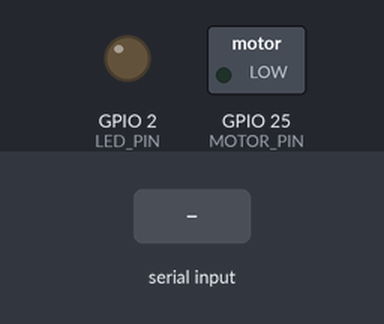
Simulated run of this sketch. Board: ESP32. Parts: switched loads named in the sketch (green lamp = pin HIGH), output pins drawn as LEDs (lit = HIGH). Dashed ring = blinking. Inputs (shaded band) come from the test bench. What the sketch prints to the serial monitor is not drawn.

Above: at 1.2 s.
1.3 s: "30,150\n" received over Serial
At 1.55 s:
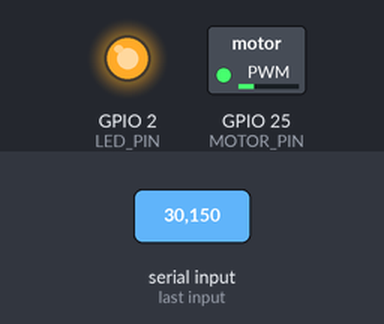
3.1 s: "2" received over Serial
At 3.3 s:
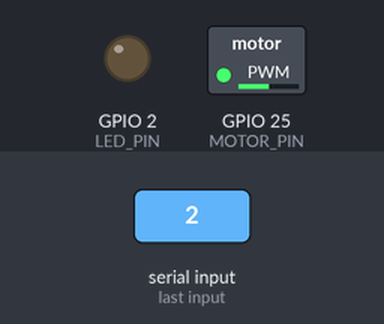
6.1 s: "4" received over Serial
At 6.31 s:
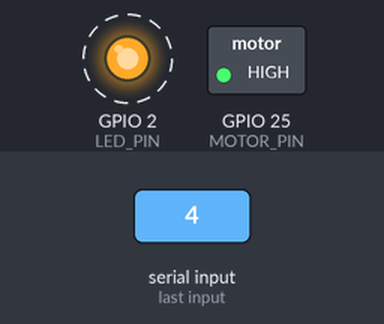
9.1 s: "t90\n" received over Serial
At 13.1 s:
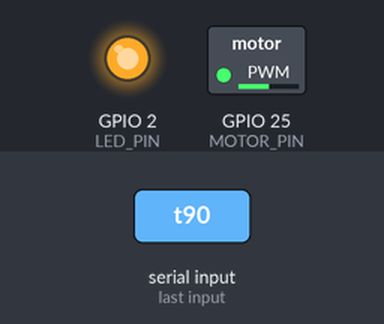
Timing chart, 0 to 16.1 s (numbered marks = the images above; inputs shaded):
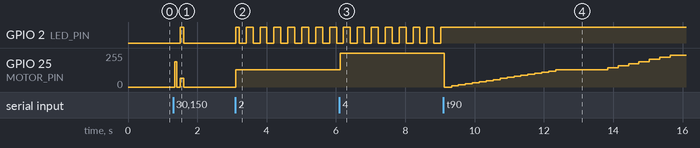

Measured:
- after the input at 1.3 s, GPIO 25 (MOTOR_PIN): 0/255 → 64/255 after 0.20 s, → 0/255 0.10 s later
- after the input at 3.1 s, GPIO 2 (LED_PIN): LOW → HIGH at once, then repeats every 0.40 s: LOW 0.20 s, HIGH 0.20 s; GPIO 25 (MOTOR_PIN): 0/255 → 128/255 at once
- after the input at 6.1 s, GPIO 25 (MOTOR_PIN): 128/255 → 255/255 at once
- after the input at 9.1 s, GPIO 2 (LED_PIN): stops changing and stays HIGH; GPIO 25 (MOTOR_PIN): 255/255 → 0/255 at once, → 8/255 0.20 s later, → 16/255 0.20 s later, → 24/255 0.20 s later, … (24 changes in this stretch)

The sketch:

test_motor_2n222.ino
```cpp
/*
  TEST MOTOR CON TRANSISTOR 2N222 - UpCycle Pro
  ==============================================

  Este sketch prueba el control del motor de la banda transportadora
  usando un transistor 2N222 para amplificar la señal del ESP32.

  Conexiones:
  - ESP32 GPIO25 -> Resistencia 220Ω -> Base del 2N222
  - Colector 2N222 -> Motor 12V (+)
  - Emisor 2N222 -> GND común
  - Motor 12V (-) -> GND común
  - Fuente 12V (+) -> Motor 12V (+)

  IMPORTANTE:
  - Motor debe consumir <500mA para ser compatible con 2N222
  - Verificar polaridad del motor y fuente de alimentación

  Funcionamiento:
  - Control PWM del motor (0-100% velocidad)
  - Pruebas de arranque, aceleración y frenado
  - Monitoreo de corriente (simulado)
  - Control manual por comandos seriales
*/

// Definir pin de control del motor
#define MOTOR_PIN 25      // GPIO25 -> Base del 2N222
#define LED_PIN 2         // LED onboard para indicación visual

// Variables de control del motor
int motor_speed = 0;      // Velocidad actual (0-255)
bool motor_running = false;
unsigned long last_change = 0;
unsigned long demo_interval = 2000; // Cambio cada 2 segundos en demo
bool demo_mode = true;
int demo_step = 0;

// Configuración PWM
const int pwm_frequency = 1000;  // 1kHz
const int pwm_channel = 0;
const int pwm_resolution = 8;    // 8 bits (0-255)

void setup() {
  Serial.begin(115200);

  // Configurar PWM para el motor (nuevo API de ESP32 Arduino Core 3.x)
  ledcAttach(MOTOR_PIN, pwm_frequency, pwm_resolution);

  // Configurar LED indicador
  pinMode(LED_PIN, OUTPUT);
  digitalWrite(LED_PIN, LOW);

  Serial.println();
  Serial.println("⚙️ TEST MOTOR 2N222 - UpCycle Pro");
  Serial.println("==================================");
  Serial.println();
  Serial.println("🔧 Conexiones:");
  Serial.println("- ESP32 GPIO25 -> R220Ω -> Base 2N222");
  Serial.println("- Colector 2N222 -> Motor 12V (+)");
  Serial.println("- Emisor 2N222 -> GND común");
  Serial.println("- Motor 12V (-) -> GND común");
  Serial.println();

  // Motor inicialmente apagado
  setMotorSpeed(0);

  Serial.println("✅ Sistema listo");
  Serial.println();
  Serial.println("🎮 COMANDOS:");
  Serial.println("- '0' = Apagar motor");
  Serial.println("- '1' = Velocidad baja (25%)");
  Serial.println("- '2' = Velocidad media (50%)");
  Serial.println("- '3' = Velocidad alta (75%)");
  Serial.println("- '4' = Velocidad máxima (100%)");
  Serial.println("- 'd' = Activar/Desactivar demo automático");
  Serial.println("- 's' = Estado del motor");
  Serial.println("- 't' = Prueba completa del motor");
  Serial.println();

  Serial.println("🔄 Iniciando demo automático...");
  Serial.println();
}

void loop() {
  // Procesar comandos seriales
  if (Serial.available()) {
    char command = Serial.read();
    processCommand(command);
  }

  // Ejecutar demo automático si está activado
  if (demo_mode && (millis() - last_change > demo_interval)) {
    runDemo();
    last_change = millis();
  }

  // Actualizar LED indicador
  updateLED();

  delay(50);
}

void processCommand(char cmd) {
  switch(cmd) {
    case '0':
      Serial.println("🛑 Apagando motor");
      setMotorSpeed(0);
      demo_mode = false;
      break;

    case '1':
      Serial.println("🐌 Velocidad baja (25%)");
      setMotorSpeed(64); // 25% de 255
      demo_mode = false;
      break;

    case '2':
      Serial.println("🚶 Velocidad media (50%)");
      setMotorSpeed(128); // 50% de 255
      demo_mode = false;
      break;

    case '3':
      Serial.println("🏃 Velocidad alta (75%)");
      setMotorSpeed(192); // 75% de 255
      demo_mode = false;
      break;

    case '4':
      Serial.println("🚀 Velocidad máxima (100%)");
      setMotorSpeed(255); // 100%
      demo_mode = false;
      break;

    case 'd':
      demo_mode = !demo_mode;
      Serial.print("🔄 Demo automático: ");
      Serial.println(demo_mode ? "ACTIVADO" : "DESACTIVADO");
      if (demo_mode) {
        demo_step = 0;
        last_change = millis();
      }
      break;

    case 's':
      printMotorStatus();
      break;

    case 't':
      Serial.println("🧪 Iniciando prueba completa del motor...");
      runCompleteTest();
      break;

    default:
      Serial.println("❌ Comando no reconocido");
      Serial.println("💡 Comandos: 0, 1, 2, 3, 4, d, s, t");
      break;
  }
}

void runDemo() {
  switch(demo_step) {
    case 0:
      Serial.println("🔄 Demo: Arrancando motor (25%)");
      setMotorSpeed(64);
      break;
    case 1:
      Serial.println("🔄 Demo: Acelerando (50%)");
      setMotorSpeed(128);
      break;
    case 2:
      Serial.println("🔄 Demo: Velocidad alta (75%)");
      setMotorSpeed(192);
      break;
    case 3:
      Serial.println("🔄 Demo: Velocidad máxima (100%)");
      setMotorSpeed(255);
      break;
    case 4:
      Serial.println("🔄 Demo: Desacelerando (50%)");
      setMotorSpeed(128);
      break;
    case 5:
      Serial.println("🔄 Demo: Parando motor (0%)");
      setMotorSpeed(0);
      break;
  }

  demo_step = (demo_step + 1) % 6;
}

void runCompleteTest() {
  demo_mode = false; // Pausar demo durante prueba

  Serial.println("📋 SECUENCIA DE PRUEBA:");

  // Prueba 1: Arranque suave
  Serial.println("1️⃣ Arranque suave (0% -> 50%)");
  for (int speed = 0; speed <= 128; speed += 8) {
    setMotorSpeed(speed);
    Serial.print("   Velocidad: ");
    Serial.print((speed * 100) / 255);
    Serial.println("%");
    delay(200);
  }
  delay(1000);

  // Prueba 2: Aceleración completa
  Serial.println("2️⃣ Aceleración completa (50% -> 100%)");
  for (int speed = 128; speed <= 255; speed += 16) {
    setMotorSpeed(speed);
    Serial.print("   Velocidad: ");
    Serial.print((speed * 100) / 255);
    Serial.println("%");
    delay(300);
  }
  delay(2000); // Mantener velocidad máxima

  // Prueba 3: Frenado gradual
  Serial.println("3️⃣ Frenado gradual (100% -> 0%)");
  for (int speed = 255; speed >= 0; speed -= 16) {
    setMotorSpeed(speed);
    Serial.print("   Velocidad: ");
    Serial.print((speed * 100) / 255);
    Serial.println("%");
    delay(200);
  }

  // Prueba 4: Arranques rápidos
  Serial.println("4️⃣ Prueba de arranques rápidos");
  for (int i = 0; i < 3; i++) {
    Serial.print("   Arranque rápido ");
    Serial.println(i + 1);
    setMotorSpeed(200);
    delay(1000);
    setMotorSpeed(0);
    delay(500);
  }

  Serial.println("✅ Prueba completa finalizada");
  Serial.println("🔄 Reactivando demo automático...");
  demo_mode = true;
  demo_step = 0;
  last_change = millis();
}

void setMotorSpeed(int speed) {
  // Limitar rango
  speed = constrain(speed, 0, 255);

  // Aplicar PWM (nuevo API de ESP32 Arduino Core 3.x)
  ledcWrite(MOTOR_PIN, speed);

  // Actualizar variables
  motor_speed = speed;
  motor_running = (speed > 0);

  Serial.print("⚙️ Motor: ");
  Serial.print((speed * 100) / 255);
  Serial.print("% (PWM: ");
  Serial.print(speed);
  Serial.println(")");
}

void updateLED() {
  if (motor_running) {
    // LED parpadeando cuando motor está activo
    if ((millis() / 200) % 2) {
      digitalWrite(LED_PIN, HIGH);
    } else {
      digitalWrite(LED_PIN, LOW);
    }
  } else {
    // LED apagado cuando motor está parado
    digitalWrite(LED_PIN, LOW);
  }
}

void printMotorStatus() {
  Serial.println("📊 ESTADO DEL MOTOR:");
  Serial.print("- Estado: ");
  Serial.println(motor_running ? "FUNCIONANDO ⚙️" : "PARADO 🛑");
  Serial.print("- Velocidad: ");
  Serial.print((motor_speed * 100) / 255);
  Serial.print("% (PWM: ");
  Serial.print(motor_speed);
  Serial.println(")");
  Serial.print("- Demo automático: ");
  Serial.println(demo_mode ? "ACTIVO" : "INACTIVO");
  Serial.print("- Corriente estimada: ");
  Serial.print((motor_speed * 400) / 255); // Simulación: 0-400mA
  Serial.println(" mA");
  Serial.print("- Potencia estimada: ");
  Serial.print((motor_speed * 5) / 255); // Simulación: 0-5W
  Serial.println(" W");
}

/*
===============================================================================
                                MANUAL DE PRUEBA
===============================================================================

🎯 OBJETIVO:
Verificar que el transistor 2N222 controla correctamente el motor 12V.

🔧 CONFIGURACIÓN:
1. Montar circuito según diagrama:
   ESP32 GPIO25 -> Resistencia 220Ω -> Base 2N222
   Colector 2N222 -> Motor 12V (+)
   Emisor 2N222 -> GND común
   Motor (-) -> GND común

2. Conectar fuente 12V para el motor
3. Subir este sketch al ESP32
4. Abrir Monitor Serial (115200 baud)

⚠️ PRECAUCIONES:
- Motor debe consumir <500mA (límite del 2N222)
- Verificar polaridad de motor y fuente
- Usar disipador en 2N222 si motor consume >200mA
- Agregar diodo flyback en paralelo al motor

📋 PROCEDIMIENTO DE PRUEBA:

PRUEBA AUTOMÁTICA:
1. Sistema ejecuta demo automático al inicio
2. Ciclo: 0% -> 25% -> 50% -> 75% -> 100% -> 50% -> 0%
3. LED onboard parpadea cuando motor está activo

PRUEBA MANUAL:
1. Enviar '0' para apagar motor
2. Enviar '1', '2', '3', '4' para velocidades 25%, 50%, 75%, 100%
3. Enviar 't' para prueba completa automática
4. Enviar 's' para ver estado detallado
5. Enviar 'd' para activar/desactivar demo

✅ RESULTADOS ESPERADOS:
- Motor arranca suavemente sin saltos
- Velocidad proporcional al PWM aplicado
- No debe haber ruidos extraños o vibraciones
- LED onboard parpadea cuando motor activo
- Respuesta inmediata a cambios de velocidad

❌ PROBLEMAS COMUNES:
- "Motor no gira":
  * Verificar conexiones del transistor
  * Verificar alimentación 12V del motor
  * Probar motor directamente con 12V
  * Verificar que el motor no esté bloqueado

- "Motor gira muy lento o errático":
  * Verificar que el 2N222 no esté saturado
  * Reducir corriente del motor o usar transistor más potente
  * Verificar resistencia de base (220Ω)
  * Verificar calidad de alimentación 12V

- "Transistor se calienta mucho":
  * Motor consume demasiada corriente (>500mA)
  * Usar transistor Darlington (TIP120) o MOSFET
  * Agregar disipador térmico

- "Ruido o interferencia":
  * Agregar diodo flyback (1N4007) en paralelo al motor
  * Agregar capacitor de filtro en alimentación 12V
  * Verificar conexiones de GND común

📊 INTERPRETACIÓN:
- Arranque suave: Circuito funcionando correctamente
- Velocidad errática: Problemas de alimentación o transistor
- Calentamiento: Exceso de corriente o transistor inadecuado
- Ruido: Falta de protección contra picos inductivos

🔧 MEJORAS POSIBLES:
- Reemplazar 2N222 por MOSFET para motores más potentes
- Agregar sensor de corriente (ACS712) para monitoreo real
- Implementar control PID para velocidad constante
- Agregar protecciones (fusible, diodo flyback)

===============================================================================
*/
```
